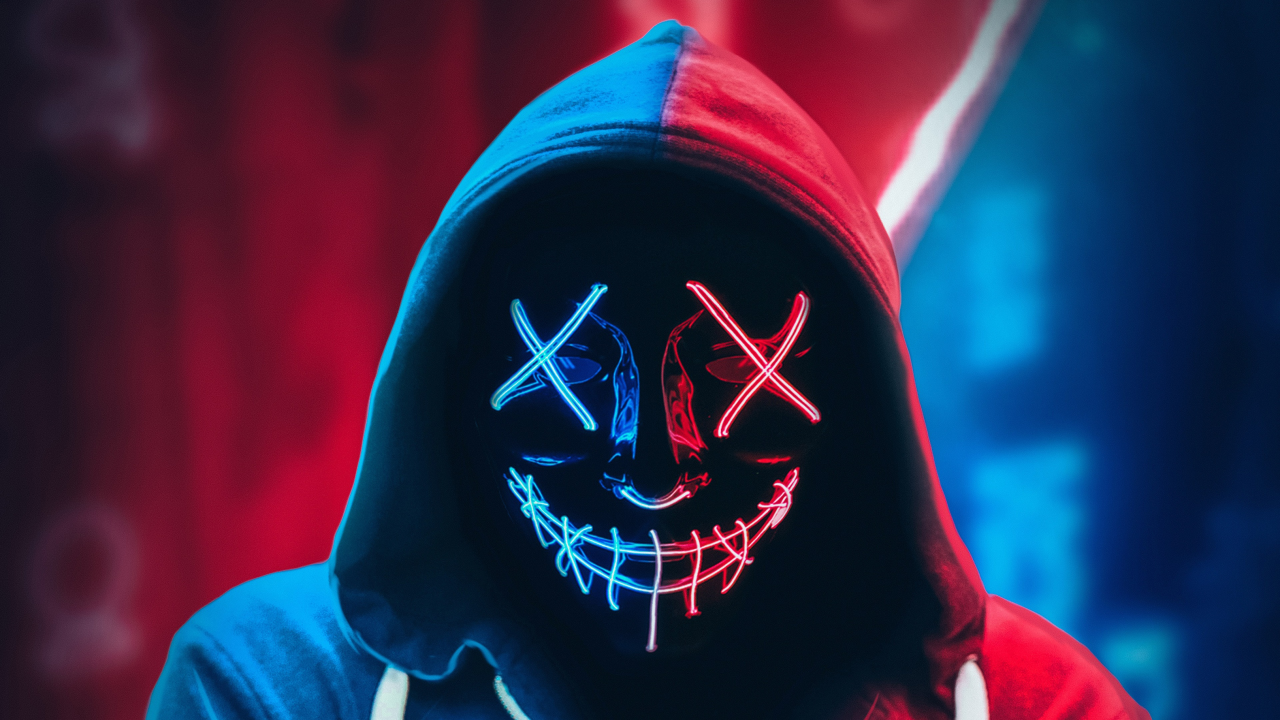
#> input picture Python/Apps/Face Recognition/test.jpg, 3840 x 2160 px (shown at 1/3 size)
$ python main.py
#> lines starting #> are read from the running program, lines starting #| are printed output that depends on the picture
import cv2

face_cascade = cv2.CascadeClassifier('haarcascade_frontalface_default.xml')

img = cv2.imread('test.jpg')        ## kindly use a real img
#> img is the input picture: shape (2160, 3840, 3); mean B, G, R 75.2, 43.9, 49.9


gray = cv2.cvtColor(img, cv2.COLOR_BGR2GRAY)
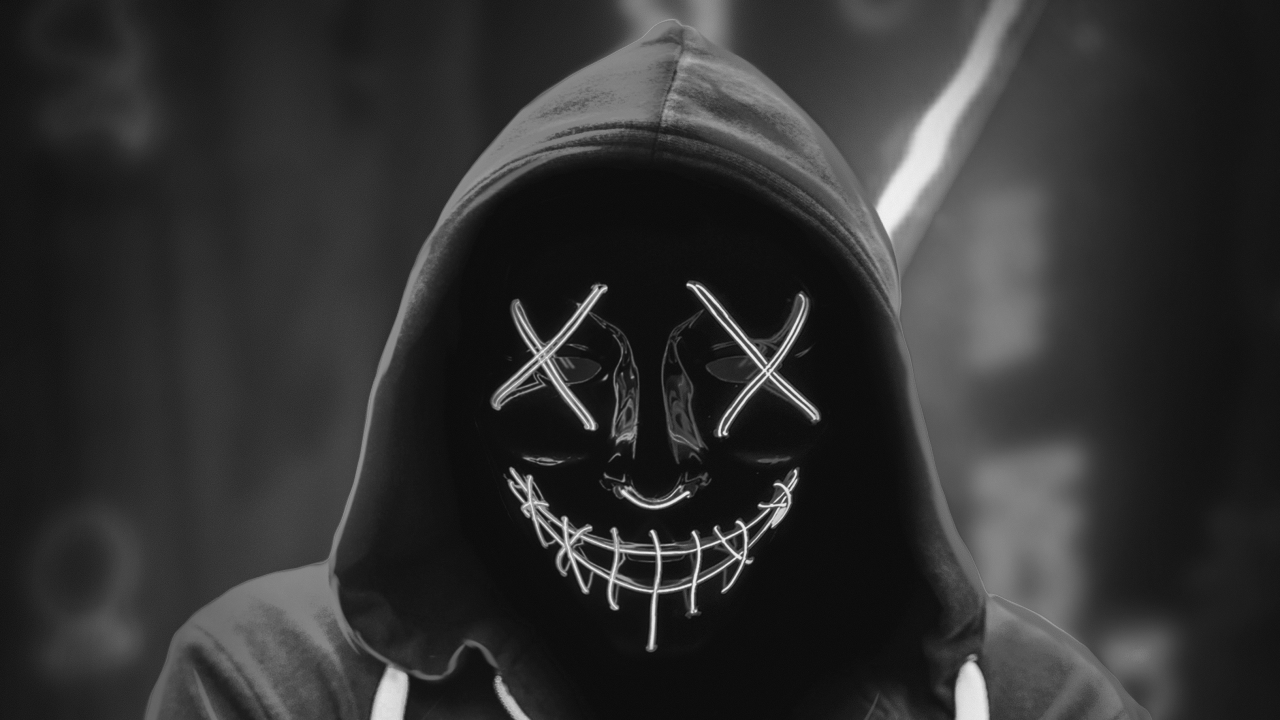
#> gray: shape (2160, 3840) (shown at 1/3 size); min 1, max 253, mean 49.3

faces = face_cascade.detectMultiScale(gray, 1.1, 4)
#> faces = [[1481, 2041, 26, 26]]

for (x, y, w, h) in faces:
    cv2.rectangle(img, (x, y), (x + w, y + h), (224, 0, 0), 2)
#> this loop made 1 pass

cv2.imshow('img', img)
cv2.waitKey()

cv2.imwrite("face_detected.jpg", img)
